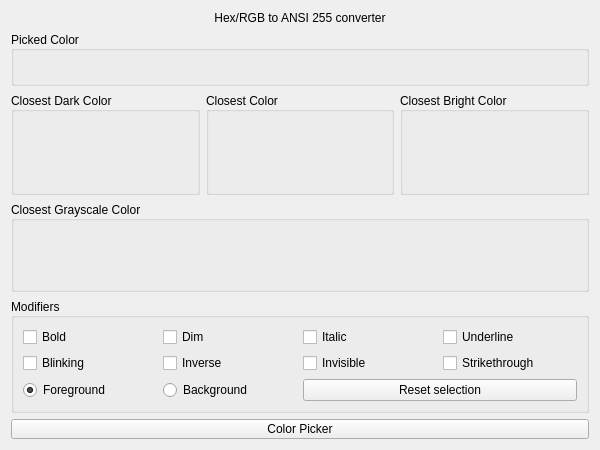
<?xml version="1.0" encoding="UTF-8"?>
<ui version="4.0">
 <class>Form</class>
 <widget class="QWidget" name="Form">
  <property name="geometry">
   <rect>
    <x>0</x>
    <y>0</y>
    <width>600</width>
    <height>450</height>
   </rect>
  </property>
  <property name="windowTitle">
   <string>Hex to ANSI 255</string>
  </property>
  <layout class="QVBoxLayout" name="verticalLayout">
   <item>
    <widget class="QLabel" name="title">
     <property name="sizePolicy">
      <sizepolicy hsizetype="Preferred" vsizetype="Maximum">
       <horstretch>0</horstretch>
       <verstretch>0</verstretch>
      </sizepolicy>
     </property>
     <property name="text">
      <string>Hex/RGB to ANSI 255 converter</string>
     </property>
     <property name="alignment">
      <set>Qt::AlignCenter</set>
     </property>
    </widget>
   </item>
   <item>
    <layout class="QGridLayout" name="gridLayout">
     <item row="1" column="2" colspan="2">
      <widget class="QGroupBox" name="out_color">
       <property name="sizePolicy">
        <sizepolicy hsizetype="Preferred" vsizetype="Minimum">
         <horstretch>0</horstretch>
         <verstretch>0</verstretch>
        </sizepolicy>
       </property>
       <property name="title">
        <string>Closest Color</string>
       </property>
       <property name="alignment">
        <set>Qt::AlignLeading|Qt::AlignLeft|Qt::AlignVCenter</set>
       </property>
       <layout class="QGridLayout" name="gridLayout_3">
        <item row="0" column="0">
         <widget class="QLabel" name="out_color_preview">
          <property name="sizePolicy">
           <sizepolicy hsizetype="Preferred" vsizetype="Minimum">
            <horstretch>0</horstretch>
            <verstretch>0</verstretch>
           </sizepolicy>
          </property>
          <property name="minimumSize">
           <size>
            <width>0</width>
            <height>50</height>
           </size>
          </property>
          <property name="text">
           <string/>
          </property>
          <property name="alignment">
           <set>Qt::AlignCenter</set>
          </property>
          <property name="textInteractionFlags">
           <set>Qt::LinksAccessibleByMouse|Qt::TextSelectableByMouse</set>
          </property>
         </widget>
        </item>
       </layout>
      </widget>
     </item>
     <item row="1" column="0" colspan="2">
      <widget class="QGroupBox" name="out_color_floor">
       <property name="sizePolicy">
        <sizepolicy hsizetype="Preferred" vsizetype="Minimum">
         <horstretch>0</horstretch>
         <verstretch>0</verstretch>
        </sizepolicy>
       </property>
       <property name="title">
        <string>Closest Dark Color</string>
       </property>
       <property name="alignment">
        <set>Qt::AlignLeading|Qt::AlignLeft|Qt::AlignVCenter</set>
       </property>
       <layout class="QGridLayout" name="gridLayout_2">
        <item row="0" column="0">
         <widget class="QLabel" name="out_color_preview_floor">
          <property name="sizePolicy">
           <sizepolicy hsizetype="Preferred" vsizetype="Minimum">
            <horstretch>0</horstretch>
            <verstretch>0</verstretch>
           </sizepolicy>
          </property>
          <property name="minimumSize">
           <size>
            <width>0</width>
            <height>50</height>
           </size>
          </property>
          <property name="text">
           <string/>
          </property>
          <property name="alignment">
           <set>Qt::AlignCenter</set>
          </property>
          <property name="textInteractionFlags">
           <set>Qt::LinksAccessibleByMouse|Qt::TextSelectableByMouse</set>
          </property>
         </widget>
        </item>
       </layout>
      </widget>
     </item>
     <item row="5" column="0" colspan="6">
      <widget class="QPushButton" name="color_picker_button">
       <property name="maximumSize">
        <size>
         <width>16777215</width>
         <height>20</height>
        </size>
       </property>
       <property name="text">
        <string>Color Picker</string>
       </property>
      </widget>
     </item>
     <item row="2" column="0" colspan="6">
      <widget class="QGroupBox" name="out_gray">
       <property name="sizePolicy">
        <sizepolicy hsizetype="Preferred" vsizetype="Maximum">
         <horstretch>0</horstretch>
         <verstretch>0</verstretch>
        </sizepolicy>
       </property>
       <property name="title">
        <string>Closest Grayscale Color</string>
       </property>
       <property name="alignment">
        <set>Qt::AlignLeading|Qt::AlignLeft|Qt::AlignVCenter</set>
       </property>
       <layout class="QGridLayout" name="gridLayout_5">
        <item row="0" column="0">
         <widget class="QLabel" name="out_gray_preview">
          <property name="sizePolicy">
           <sizepolicy hsizetype="Preferred" vsizetype="Maximum">
            <horstretch>0</horstretch>
            <verstretch>0</verstretch>
           </sizepolicy>
          </property>
          <property name="minimumSize">
           <size>
            <width>0</width>
            <height>50</height>
           </size>
          </property>
          <property name="text">
           <string/>
          </property>
          <property name="alignment">
           <set>Qt::AlignCenter</set>
          </property>
          <property name="textInteractionFlags">
           <set>Qt::LinksAccessibleByMouse|Qt::TextSelectableByMouse</set>
          </property>
         </widget>
        </item>
       </layout>
      </widget>
     </item>
     <item row="1" column="4" colspan="2">
      <widget class="QGroupBox" name="out_color_ceil">
       <property name="sizePolicy">
        <sizepolicy hsizetype="Preferred" vsizetype="Minimum">
         <horstretch>0</horstretch>
         <verstretch>0</verstretch>
        </sizepolicy>
       </property>
       <property name="title">
        <string>Closest Bright Color</string>
       </property>
       <property name="alignment">
        <set>Qt::AlignLeading|Qt::AlignLeft|Qt::AlignVCenter</set>
       </property>
       <layout class="QGridLayout" name="gridLayout_4">
        <item row="0" column="0">
         <widget class="QLabel" name="out_color_preview_ceil">
          <property name="sizePolicy">
           <sizepolicy hsizetype="Preferred" vsizetype="Minimum">
            <horstretch>0</horstretch>
            <verstretch>0</verstretch>
           </sizepolicy>
          </property>
          <property name="minimumSize">
           <size>
            <width>0</width>
            <height>50</height>
           </size>
          </property>
          <property name="text">
           <string/>
          </property>
          <property name="alignment">
           <set>Qt::AlignCenter</set>
          </property>
          <property name="textInteractionFlags">
           <set>Qt::LinksAccessibleByMouse|Qt::TextSelectableByMouse</set>
          </property>
         </widget>
        </item>
       </layout>
      </widget>
     </item>
     <item row="4" column="0" colspan="6">
      <widget class="QGroupBox" name="modifiers">
       <property name="sizePolicy">
        <sizepolicy hsizetype="Minimum" vsizetype="Maximum">
         <horstretch>0</horstretch>
         <verstretch>0</verstretch>
        </sizepolicy>
       </property>
       <property name="title">
        <string>Modifiers</string>
       </property>
       <property name="alignment">
        <set>Qt::AlignLeading|Qt::AlignLeft|Qt::AlignVCenter</set>
       </property>
       <layout class="QGridLayout" name="gridLayout_7">
        <item row="3" column="1">
         <widget class="QRadioButton" name="is_background">
          <property name="layoutDirection">
           <enum>Qt::LeftToRight</enum>
          </property>
          <property name="text">
           <string>Background</string>
          </property>
          <property name="checked">
           <bool>false</bool>
          </property>
         </widget>
        </item>
        <item row="3" column="0">
         <widget class="QRadioButton" name="is_foreground">
          <property name="layoutDirection">
           <enum>Qt::LeftToRight</enum>
          </property>
          <property name="text">
           <string>Foreground</string>
          </property>
          <property name="checked">
           <bool>true</bool>
          </property>
         </widget>
        </item>
        <item row="2" column="2">
         <widget class="QCheckBox" name="is_invisible">
          <property name="text">
           <string>Invisible</string>
          </property>
         </widget>
        </item>
        <item row="2" column="3">
         <widget class="QCheckBox" name="is_strikethrough">
          <property name="text">
           <string>Strikethrough</string>
          </property>
         </widget>
        </item>
        <item row="2" column="1">
         <widget class="QCheckBox" name="is_inverse">
          <property name="text">
           <string>Inverse</string>
          </property>
         </widget>
        </item>
        <item row="1" column="3">
         <widget class="QCheckBox" name="is_underline">
          <property name="text">
           <string>Underline</string>
          </property>
         </widget>
        </item>
        <item row="2" column="0">
         <widget class="QCheckBox" name="is_blinking">
          <property name="text">
           <string>Blinking</string>
          </property>
         </widget>
        </item>
        <item row="1" column="0">
         <widget class="QCheckBox" name="is_bold">
          <property name="text">
           <string>Bold</string>
          </property>
         </widget>
        </item>
        <item row="1" column="1">
         <widget class="QCheckBox" name="is_dim">
          <property name="text">
           <string>Dim</string>
          </property>
         </widget>
        </item>
        <item row="1" column="2">
         <widget class="QCheckBox" name="is_italic">
          <property name="text">
           <string>Italic</string>
          </property>
         </widget>
        </item>
        <item row="3" column="2" colspan="2">
         <widget class="QPushButton" name="reset_modifiers">
          <property name="text">
           <string>Reset selection</string>
          </property>
         </widget>
        </item>
       </layout>
      </widget>
     </item>
     <item row="0" column="0" colspan="6">
      <widget class="QGroupBox" name="in">
       <property name="sizePolicy">
        <sizepolicy hsizetype="Preferred" vsizetype="Maximum">
         <horstretch>0</horstretch>
         <verstretch>0</verstretch>
        </sizepolicy>
       </property>
       <property name="title">
        <string>Picked Color</string>
       </property>
       <property name="alignment">
        <set>Qt::AlignLeading|Qt::AlignLeft|Qt::AlignVCenter</set>
       </property>
       <layout class="QGridLayout" name="gridLayout_6">
        <item row="0" column="0">
         <widget class="QLabel" name="in_preview">
          <property name="sizePolicy">
           <sizepolicy hsizetype="Preferred" vsizetype="Maximum">
            <horstretch>0</horstretch>
            <verstretch>0</verstretch>
           </sizepolicy>
          </property>
          <property name="maximumSize">
           <size>
            <width>16777215</width>
            <height>50</height>
           </size>
          </property>
          <property name="text">
           <string/>
          </property>
          <property name="alignment">
           <set>Qt::AlignCenter</set>
          </property>
          <property name="textInteractionFlags">
           <set>Qt::LinksAccessibleByMouse|Qt::TextSelectableByMouse</set>
          </property>
         </widget>
        </item>
       </layout>
      </widget>
     </item>
    </layout>
   </item>
  </layout>
 </widget>
 <resources/>
 <connections/>
</ui>
